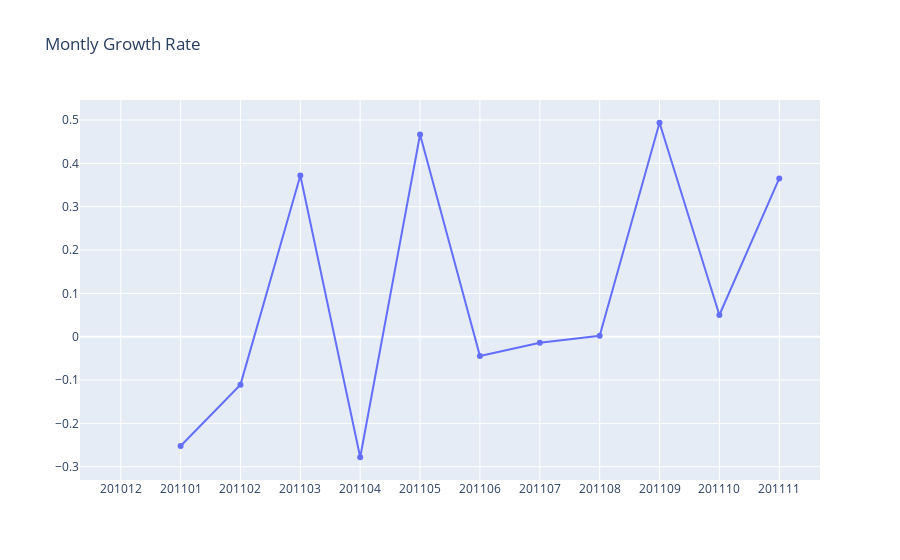

Write notebook code for a chart like this one.
### Markdown cell above
## 2. Monthly Revenue Growth Rate

### Code cell
#using pct_change() function to see monthly percentage change
tx_revenue['MonthlyGrowth'] = tx_revenue['Revenue'].pct_change()

#showing first 5 rows
tx_revenue.head()

#visualization - line graph
plot_data = [
    go.Scatter(
        x=tx_revenue.query("InvoiceYearMonth < 201112")['InvoiceYearMonth'],
        y=tx_revenue.query("InvoiceYearMonth < 201112")['MonthlyGrowth'],
    )
]

plot_layout = go.Layout(
        xaxis={"type": "category"},
        title='Montly Growth Rate'
    )

fig = go.Figure(data=plot_data, layout=plot_layout)
pyoff.iplot(fig)

### Figure 1 — Plotly figure (JSON) as saved in the notebook; plotly's stock layout.template omitted (floating-point values rounded to 4 significant figures)
{"data": [{"y": [null, -0.2523, -0.1106, 0.3718, -0.2782, 0.4666, -0.04453, -0.01421, 0.002026, 0.4937, 0.05003, 0.3652], "x": [201012, 201101, 201102, 201103, 201104, 201105, 201106, 201107, 201108, 201109, 201110, 201111], "type": "scatter"}], "layout": {"xaxis": {"type": "category"}, "title": {"text": "Montly Growth Rate"}}}
